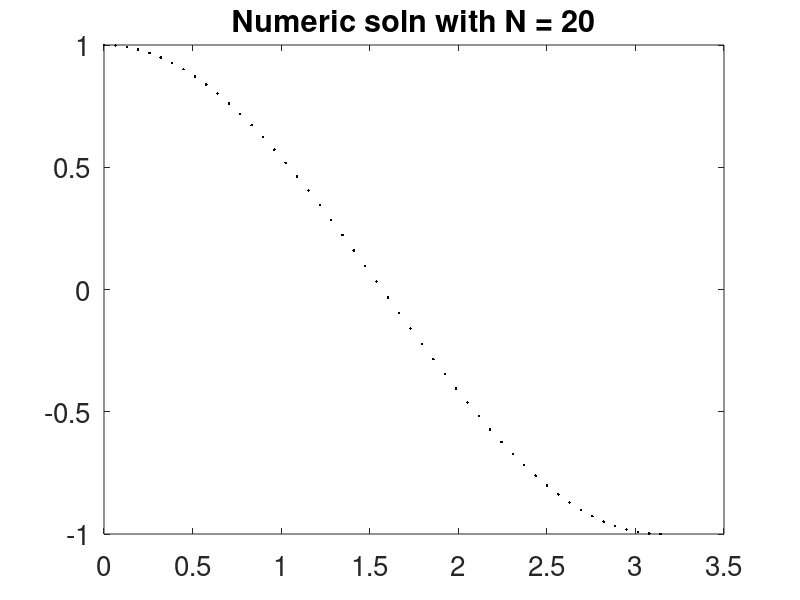

Here is the MATLAB script that generated this plot:
alph = 1;
bet = -1;
N = 50;
xs = linspace(0, pi, N);
dx = xs(2)-xs(1);

A = diag([ones(N-2,1); 0], -1);
A += diag([1; (dx^2-2)*ones(N-2,1); 1]);
A += diag([0; ones(N-2,1)], 1);

b = [alph; zeros(N-2, 1); bet];    
u = A \ b;      %  solves the matrix equation Au = b for u
plot(xs, u, 'k.')
set(gca, 'FontSize', 20)
title('Numeric soln with N = 20')

